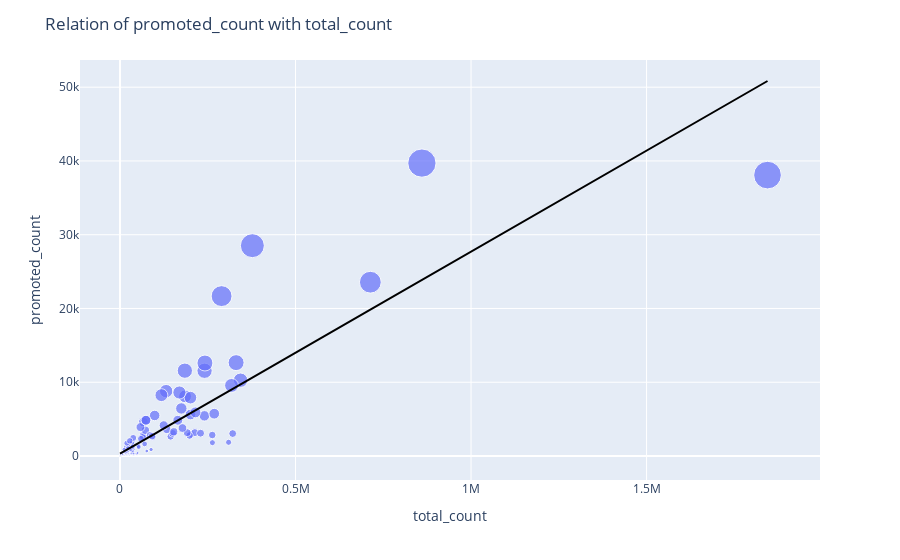

Here is the notebook cell this chart was saved with:
### Code cell
helper.plot_linear_regressions(enhance(df).query("promoted_count > 0"),
                               x_axis="total_count",
                               y_axis="promoted_count",
                               ols=True)

### Figure 1 — Plotly figure (JSON) as saved in the notebook; plotly's stock layout.template omitted (floating-point values rounded to 4 significant figures; data arrays with more than 128 entries replaced by an {"elided": "..."} marker saying what was removed)
{"data": [{"hovertemplate": "total_count=%{x}<br>promoted_count=%{marker.size}<extra></extra>", "legendgroup": "", "marker": {"color": "#636efa", "size": {"elided": "213 int values"}, "sizemode": "area", "sizeref": 99.28, "symbol": "circle"}, "mode": "markers", "name": "", "orientation": "v", "showlegend": false, "type": "scatter", "x": {"elided": "213 int values"}, "xaxis": "x", "y": {"elided": "213 int values"}, "yaxis": "y"}, {"hovertemplate": "<b>OLS trendline</b><br>promoted_count = 0.027397 * total_count + 306.202<br>R<sup>2</sup>=0.757680<br><br>total_count=%{x}<br>promoted_count=%{y} <b>(trend)</b><extra></extra>", "legendgroup": "", "line": {"color": "black"}, "marker": {"color": "#636efa", "symbol": "circle"}, "mode": "lines", "name": "", "showlegend": false, "type": "scatter", "x": {"elided": "213 int values"}, "xaxis": "x", "y": {"elided": "213 float values"}, "yaxis": "y"}], "layout": {"legend": {"itemsizing": "constant", "tracegroupgap": 0}, "margin": {"t": 60}, "title": {"text": "Relation of promoted_count with total_count"}, "xaxis": {"anchor": "y", "domain": [0, 1], "title": {"text": "total_count"}}, "yaxis": {"anchor": "x", "domain": [0, 1], "title": {"text": "promoted_count"}}}}
